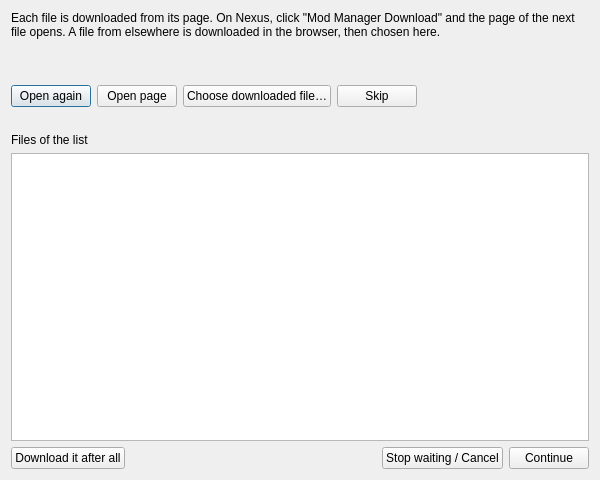
<?xml version="1.0" encoding="UTF-8"?>
<ui version="4.0">
 <class>GuidedDownloadsDialog</class>
 <widget class="QDialog" name="GuidedDownloadsDialog">
  <property name="geometry">
   <rect>
    <x>0</x>
    <y>0</y>
    <width>600</width>
    <height>480</height>
   </rect>
  </property>
  <property name="windowTitle">
   <string>Download the files of the list</string>
  </property>
  <layout class="QVBoxLayout" name="mainLayout">
   <item>
    <widget class="QLabel" name="introLabel">
     <property name="wordWrap">
      <bool>true</bool>
     </property>
     <property name="text">
      <string>Each file is downloaded from its page. On Nexus, click "Mod Manager Download" and the page of the next file opens. A file from elsewhere is downloaded in the browser, then chosen here.</string>
     </property>
    </widget>
   </item>
   <item>
    <widget class="QLabel" name="progressLabel">
     <property name="textFormat">
      <enum>Qt::PlainText</enum>
     </property>
    </widget>
   </item>
   <item>
    <widget class="QLabel" name="currentLabel">
     <property name="wordWrap">
      <bool>true</bool>
     </property>
     <property name="textFormat">
      <enum>Qt::PlainText</enum>
     </property>
    </widget>
   </item>
   <item>
    <layout class="QHBoxLayout" name="currentButtons">
     <item>
      <widget class="QPushButton" name="openAgain">
       <property name="text">
        <string>Open again</string>
       </property>
      </widget>
     </item>
     <item>
      <widget class="QPushButton" name="openPage">
       <property name="text">
        <string>Open page</string>
       </property>
      </widget>
     </item>
     <item>
      <widget class="QPushButton" name="chooseFile">
       <property name="text">
        <string>Choose downloaded file…</string>
       </property>
      </widget>
     </item>
     <item>
      <widget class="QPushButton" name="skip">
       <property name="text">
        <string>Skip</string>
       </property>
      </widget>
     </item>
     <item>
      <spacer name="currentSpacer">
       <property name="orientation">
        <enum>Qt::Horizontal</enum>
       </property>
       <property name="sizeHint" stdset="0">
        <size>
         <width>20</width>
         <height>10</height>
        </size>
       </property>
      </spacer>
     </item>
    </layout>
   </item>
   <item>
    <widget class="QLabel" name="messageLabel">
     <property name="wordWrap">
      <bool>true</bool>
     </property>
     <property name="textFormat">
      <enum>Qt::PlainText</enum>
     </property>
    </widget>
   </item>
   <item>
    <widget class="QLabel" name="listLabel">
     <property name="text">
      <string>Files of the list</string>
     </property>
    </widget>
   </item>
   <item>
    <widget class="QListWidget" name="items"/>
   </item>
   <item>
    <layout class="QHBoxLayout" name="bottomButtons">
     <item>
      <widget class="QPushButton" name="unskip">
       <property name="text">
        <string>Download it after all</string>
       </property>
       <property name="toolTip">
        <string>Puts the selected skipped file back in the queue</string>
       </property>
      </widget>
     </item>
     <item>
      <spacer name="bottomSpacer">
       <property name="orientation">
        <enum>Qt::Horizontal</enum>
       </property>
       <property name="sizeHint" stdset="0">
        <size>
         <width>20</width>
         <height>10</height>
        </size>
       </property>
      </spacer>
     </item>
     <item>
      <widget class="QPushButton" name="stopWaiting">
       <property name="text">
        <string>Stop waiting / Cancel</string>
       </property>
       <property name="toolTip">
        <string>Gives up on the files that are not downloaded yet; the rest of the list is installed</string>
       </property>
      </widget>
     </item>
     <item>
      <widget class="QPushButton" name="continueButton">
       <property name="text">
        <string>Continue</string>
       </property>
       <property name="toolTip">
        <string>Installs the list once the queued downloads are over</string>
       </property>
      </widget>
     </item>
    </layout>
   </item>
  </layout>
 </widget>
 <resources/>
 <connections/>
</ui>
